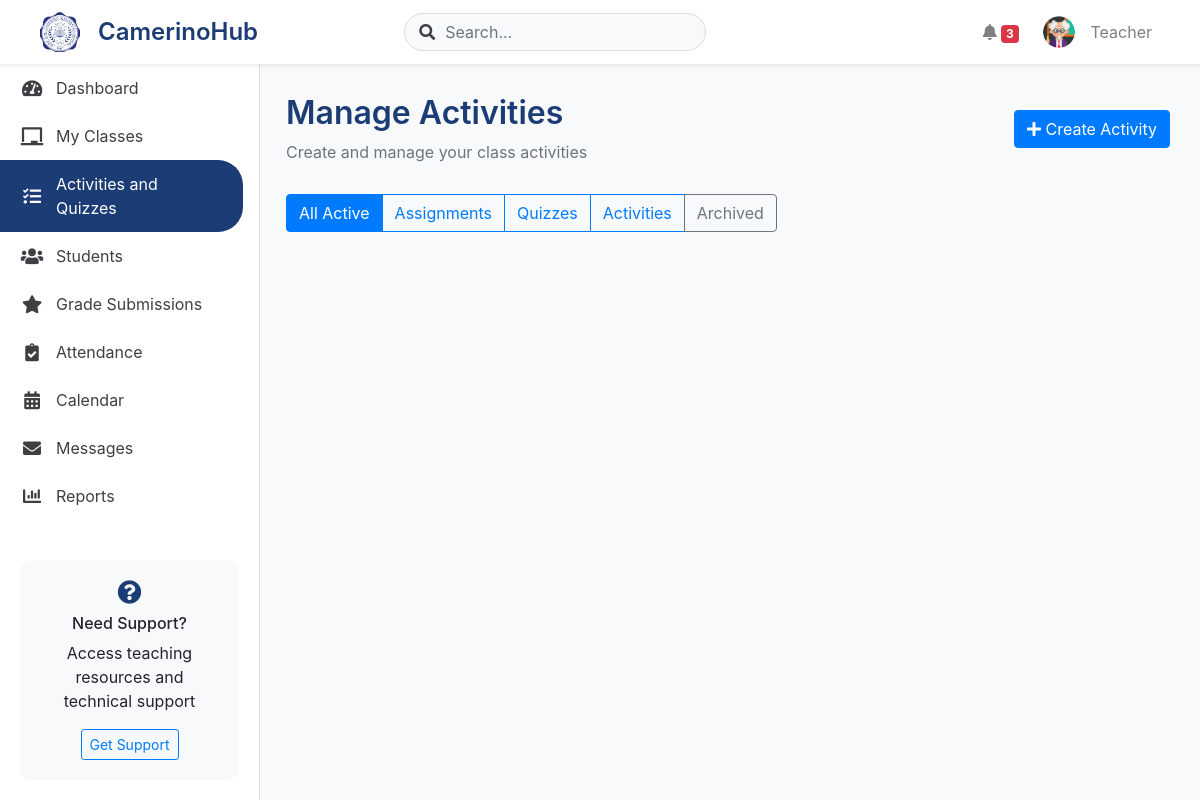
The page /Teacher/manage_activities.php (signed in) on the database as committed earlier.
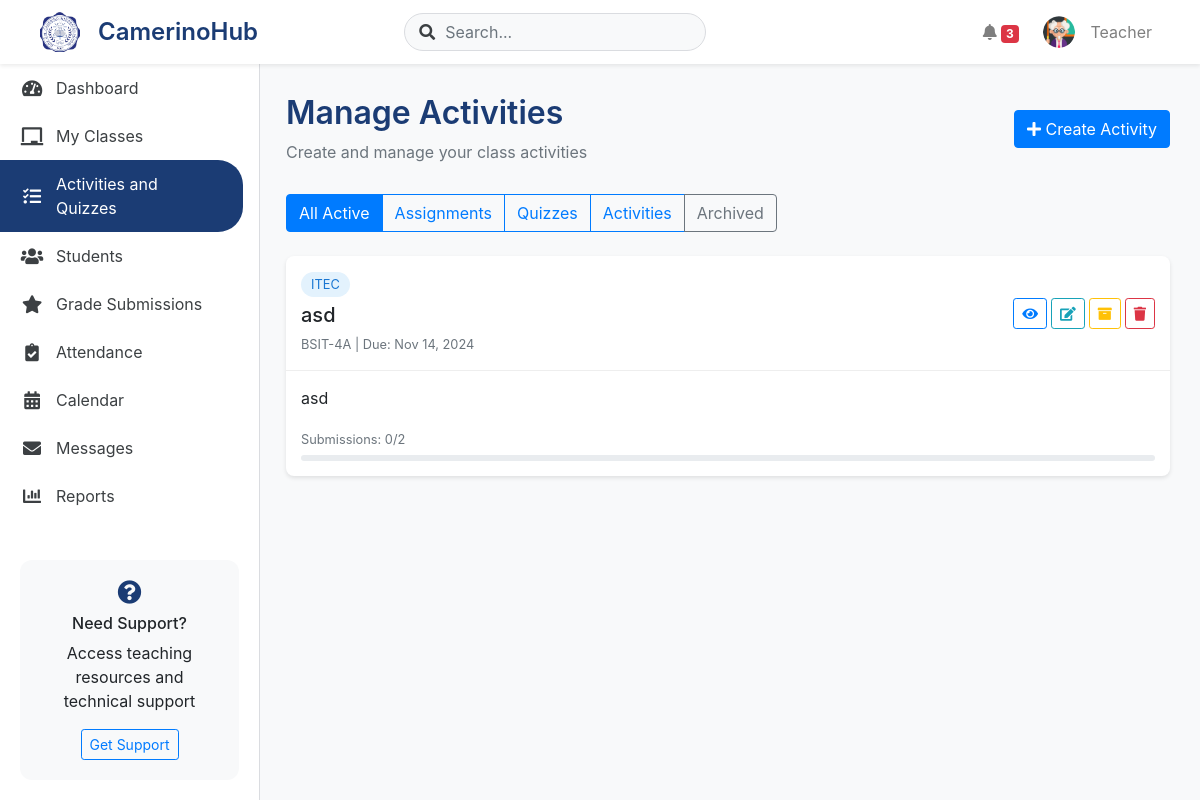
The same page on the database as committed later.
### tables this page shows
CREATE TABLE `activities` (
  `activity_id` int(11) NOT NULL,
  `teacher_id` int(11) NOT NULL,
  `section_subject_id` int(11) NOT NULL,
  `title` varchar(255) NOT NULL,
  `description` text DEFAULT NULL,
  `file_path` varchar(255) DEFAULT NULL,
  `type` enum('activity','quiz','assignment') DEFAULT 'activity',
  `points` int(11) NOT NULL DEFAULT 100,
  `quiz_link` varchar(255) DEFAULT NULL,
  `quiz_duration` int(11) DEFAULT NULL COMMENT 'Duration in minutes',
  `prevent_tab_switch` tinyint(1) DEFAULT 0,
  `fullscreen_required` tinyint(1) DEFAULT 0,
  `quiz_attempts` int(11) DEFAULT 1,
  `due_date` datetime NOT NULL,
  `created_at` timestamp NOT NULL DEFAULT current_timestamp(),
  `updated_at` timestamp NOT NULL DEFAULT current_timestamp() ON UPDATE current_timestamp(),
  `status` enum('active','inactive') DEFAULT 'active'
);

### db/dbConnector.php (called while the page is built, shortened)
<?php
class DbConnector {
public $link;
public $messageLink;
function __construct($useMessageDb = false) {
        $host = 'localhost';
        $mainDb = 'camerinohub';
        $user = 'root';
        $pass = '';
        $this->link = mysqli_connect($host, $user, $pass, $mainDb);
        mysqli_set_charset($this->link, "utf8mb4");
    }
    function prepare($query, $useMessageDb = false) {
        $conn = $useMessageDb ? $this->messageLink : $this->link;
        $stmt = mysqli_prepare($conn, $query);
        return $stmt;
    }
}
?>

### Teacher/manage_activities.php (the view, shortened to what the changed rows need)
<?php
require_once('../db/dbConnector.php');
$db = new DbConnector();
$teacher_id = $_SESSION['teacher_id'];
$activities_query = "
    SELECT
        a.activity_id,
        a.title,
        a.description,
        a.type,
        a.due_date,
        a.points,
        a.status,
        a.created_at,
        sec.section_name,
        sub.subject_name,
        sub.subject_code,
        (SELECT COUNT(*) FROM student_activity_submissions
         WHERE activity_id = a.activity_id) as submission_count,
        (SELECT COUNT(*) FROM student_sections
         WHERE section_id = sec.section_id
         AND status = 'active') as total_students,
        (SELECT COUNT(*) FROM student_activity_submissions
         WHERE activity_id = a.activity_id
         AND points IS NOT NULL) as graded_count
    FROM activities a
    JOIN section_subjects ss ON a.section_subject_id = ss.id
    JOIN sections sec ON ss.section_id = sec.section_id
    JOIN subjects sub ON ss.subject_id = sub.id
    WHERE ss.teacher_id = ?
        AND ss.status = 'active'
        AND ss.academic_year_id = (
            SELECT id FROM academic_years
            WHERE status = 'active'
            LIMIT 1
        )
    ORDER BY a.created_at DESC";
$stmt = $db->prepare($activities_query);
$stmt->bind_param("i", $teacher_id);
$stmt->execute();
$activities = $stmt->get_result()->fetch_all(MYSQLI_ASSOC);
?>
<!DOCTYPE html>
<html lang="en">
<head>
    <link href="https://stackpath.bootstrapcdn.com/bootstrap/4.5.2/css/bootstrap.min.css" rel="stylesheet">
    <link href="https://cdnjs.cloudflare.com/ajax/libs/font-awesome/5.15.1/css/all.min.css" rel="stylesheet">
    <link rel="stylesheet" href="css/dashboard-shared.css">
    <link href="https://cdn.jsdelivr.net/npm/sweetalert2@11/dist/sweetalert2.min.css" rel="stylesheet">
</head>
<body>
    <div class="dashboard-container">
        <div class="main-content">
            <div class="content-header d-flex justify-content-between align-items-center">
                <div>
                    <h1>Manage Activities</h1>
                </div>
            </div>
            <div class="activities-container">
                <?php foreach ($activities as $activity): ?>
                    <div class="card activity-card"
                         data-type="<?php echo $activity['type']; ?>"
                         data-status="<?php echo $activity['status']; ?>">
                        <div class="activity-header d-flex justify-content-between align-items-center">
                            <div>
                                <span class="subject-badge"><?php echo htmlspecialchars($activity['subject_code']); ?></span>
                                <h5 class="mt-2 mb-1"><?php echo htmlspecialchars($activity['title']); ?></h5>
                                <small class="text-muted">
                                    <?php echo htmlspecialchars($activity['section_name']); ?> |
                                    Due: <?php echo date('M j, Y', strtotime($activity['due_date'])); ?>
                                </small>
                            </div>
                            <div class="action-buttons">
                                <a href="view_submissions.php?id=<?php echo $activity['activity_id']; ?>"
                                   class="btn btn-sm btn-outline-primary mr-1"
                                   title="View Submissions">
                                    <i class="fas fa-eye"></i>
                                </a>
                                <button type="button"
                                        class="btn btn-sm btn-outline-info mr-1 edit-activity"
                                        data-id="<?php echo htmlspecialchars($activity['activity_id']); ?>"
                                        title="Edit">
                                    <i class="fas fa-edit"></i>
                                </button>
                                <button type="button"
                                        class="btn btn-sm btn-outline-warning mr-1"
                                        onclick="toggleActivityStatus(<?php echo $activity['activity_id']; ?>)"
                                        title="<?php echo $activity['status'] === 'active' ? 'Archive' : 'Restore'; ?>">
                                    <i class="fas fa-archive"></i>
                                </button>
                                <button type="button"
                                        class="btn btn-sm btn-outline-danger"
                                        onclick="deleteActivity(<?php echo htmlspecialchars($activity['activity_id']); ?>)"
                                        title="Delete">
                                    <i class="fas fa-trash"></i>
                                </button>
                            </div>
                        </div>
                        <div class="activity-body">
                            <p><?php echo htmlspecialchars($activity['description']); ?></p>
                            <div class="submission-stats">
                                <small class="text-muted">
                                    Submissions: <?php echo $activity['submission_count']; ?>/<?php echo $activity['total_students']; ?>
                                </small>
                                <div class="progress">
                                </div>
                            </div>
                        </div>
                    </div>
                <?php endforeach; ?>
            </div>
        </div>
    </div>
</body>
</html>

Rows that differ between the two databases and show on the page:
added activities: subject_code "ITEC", title "asd", section_name "BSIT-4A", due_date "Nov 14, 2024", description "asd", submission_count "0", total_students "2"
